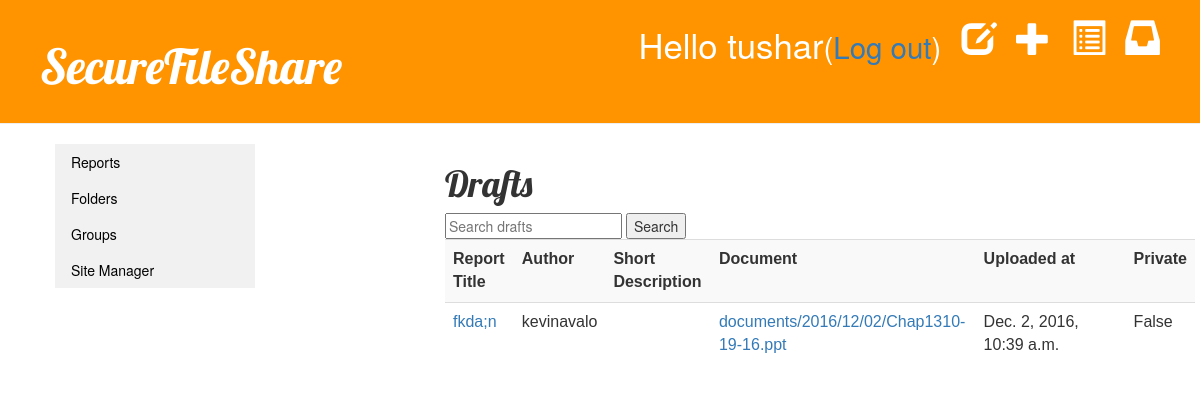
/drafts/ (signed in), run on the app's committed database.
### blog/models.py (models this page shows, shortened)
class Report(models.Model): #this Report is a django model
    author = models.ForeignKey('auth.User') #link to another model
    title = models.CharField(max_length=200) #text with limited number of chars
    private = models.BooleanField(default=False) #checkbox for private
    short_description = models.CharField(max_length=100, blank=True)
    long_description = models.CharField(max_length=500, blank=True) #text with unlimited number of chars
    group = models.CharField(max_length=100, default="", blank=True)
    documents = models.ManyToManyField(Document)
    folder = models.ForeignKey(Folder, null=True, default=None, blank=True)
    upload_at = models.DateTimeField(auto_now_add=True)
    created_date = models.DateTimeField(default=timezone.now) #date and time
    published_date = models.DateTimeField(blank=True, null=True)

class Document(models.Model):
    document = models.FileField(upload_to='documents/%Y/%m/%d')

### blog/views.py (the view)
# urls.py: url(r'^drafts/$', views.report_draft_list, name='report_draft_list'),
@login_required
def report_draft_list(request):
    query = request.GET.get("q")
    if query:
        reports = Report.objects.filter(Q(Q(private=False) | Q(author=request.user)) & Q(published_date__isnull=True))
        reports = reports.filter(
            Q(Q(title__icontains=query)|
            Q(author__first_name__icontains=query)|
            Q(author__last_name__icontains=query)|
            Q(long_description__icontains=query)|
            Q(short_description__icontains=query)
            ) & Q(Q(private=False) | Q(author=request.user)))
    elif request.user.is_superuser:
        reports = Report.objects.filter(published_date__isnull=True) #get all drafts #Report.objects.all
    else:
        reports = Report.objects.filter(Q(Q(private=False) | Q(author=request.user)) & Q(published_date__isnull=True)).order_by('created_date') #get list of posts that have no published date (ergo, drafts)
    return render(request, 'blog/report_draft_list.html', {'reports': reports})

### blog/templates/blog/report_draft_list.html
{% extends 'blog/base.html' %}
{% block content %}
<h1>Drafts</h1>
<form method='GET' action=''>
<input type='text' name='q' placeholder='Search drafts' value='{{ request.GET.q }}'/>
<input type='submit' value='Search' />
<table width="1200" class="table table-inverse table-striped">
		<tr>
			<th>Report Title</th>
			<th>Author</th>
			<th>Short Description</th>
			<th>Document</th>
			<th>Uploaded at</th>
			<th>Private</th>
		</tr>
    {% for report in reports %}
        <tr>
			<td><a href="{% url 'report_detail' pk=report.pk %}">{{ report.title }}</a></td>
			<td>{{ report.author }}</td>
			<td>{{ report.short_description }}</td>
		<td>{% for document in report.documents.all %}
			<a href="{{ document.document.url }}">{{ document.document.name }}</a>
		{% endfor %}</td>
			<td width="20%">{{report.upload_at}}</td>
			<td>{{ report.private }}</td>
		</tr>
    {% endfor %}
</table>
{% endblock %}

### blog/templates/blog/base.html (shortened to what this page needs)
{% load static %}
<html>
  <head>
    <link rel="stylesheet" href="//maxcdn.bootstrapcdn.com/bootstrap/3.2.0/css/bootstrap.min.css">
    <link rel="stylesheet" href="//maxcdn.bootstrapcdn.com/bootstrap/3.2.0/css/bootstrap-theme.min.css">
    <link rel="stylesheet" href="{% static 'css/blog.css' %}">
  </head>
  <body>
    <div class="page-header">
      {% if user.is_authenticated %}
      <a href="{% url 'messages_inbox' %}" class="top-menu"><span class="glyphicon glyphicon-inbox"></span></a>
      <a href="{% url 'group_list' %}" class="top-menu"><span class="glyphicon glyphicon-list-alt"></span></a>
      <a href="{% url 'report_new' %}" class="top-menu"><span class="glyphicon glyphicon-plus"></span></a>
      <a href="{% url 'report_draft_list' %}" class="top-menu"><span class="glyphicon glyphicon-edit"></span></a>
      <p class="top-menu">Hello {{ user.username }}<small>(<a href="{% url 'logout' %}">Log out</a>)</small></p>
      {% else %}
      <a href="{% url 'login' %}" class="top-menu"><span class="glyphicon glyphicon-lock"></span></a>
      {% endif %}
      <h1><a href="/">SecureFileShare</a></h1>
    </div>
    <div class="content container">
      <div class="row">
        <div class="col-md-4">
        {% if user.is_authenticated %}
        {% block sidebar%}
          <ul class="subnavilist">
            <li><a href="{% url 'report_list' %} ">Reports</a></li>
            <li><a href="{% url 'folder_list' %} ">Folders</a></li>
            <li><a href="{% url 'group_list' %} ">Groups</a></li>
            {% if user.is_superuser %}
            <li><a href="{% url 'site_manager_actions' %} ">Site Manager</a></li>
            {% endif %}
        {% endblock %}
        {% endif %}
        </ul>
        </div>
        <div class="col-md-8">
          {% block content %}
          {% endblock %}
        </div>
      </div>
    </div>
</body></html>

### blog/static/css/blog.css (style rules this page uses)
.page-header { background-color: #ff9400; margin-top: 0; padding: 20px 20px 20px 40px; }
.page-header h1, .page-header h1 a, .page-header h1 a:visited, .page-header h1 a:active { color: #ffffff; font-size: 36pt; text-decoration: none; }
.content { margin-left: 40px; }
h1, h2, h3, h4 { font-family: 'Lobster', cursive; }
.top-menu, .top-menu:hover, .top-menu:visited { color: #ffffff; float: right; font-size: 26pt; margin-right: 20px; }
table { font-family: arial, sans-serif; border-collapse: collapse; width: 100%; }
ul { list-style-type: none; margin: 0; padding: 0; width: 200px; background-color: #f1f1f1; }
li a { display: block; color: #000; padding: 8px 16px; text-decoration: none; }

### data on the page
Report: title "fkda;n", author "kevinavalo", upload_at "Dec. 2, 2016, 10:39 a.m.", private "False"
Document: document.name "documents/2016/12/02/Chap1310-19-16.ppt"

### other printed values
{{ user.username }} "tushar"
